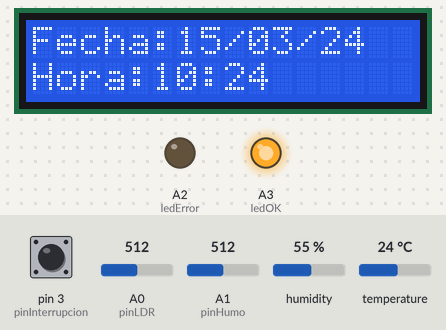
This sketch was run on a simulated Arduino Uno, built with avr-gcc and run on an emulated ATmega328P. Parts: 16×2 character LCD, output pins drawn as LEDs (lit = HIGH). The inputs (shaded band) are chosen by the test bench; at power-on: A1 (pinHumo) = 512, pin 3 (pinInterrupcion) LOW, A0 (pinLDR) = 512, humidity 55 %, temperature 24 °C. The local clock reads 2024-03-15 10:24:30 at power-on unless the sketch sets it; storage starts empty; what the sketch prints to the serial monitor is not drawn.

Above: at 1.3 s.
1.4 s: A1 (pinHumo) set to 992
At 9.6 s:
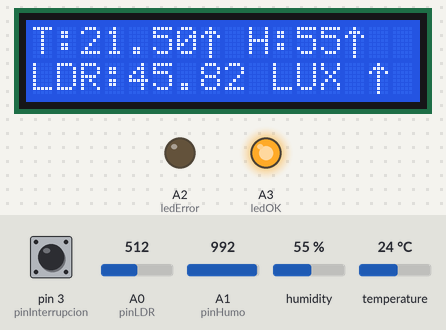
15.4 s: A1 (pinHumo) set to 716
At 18.0 s:
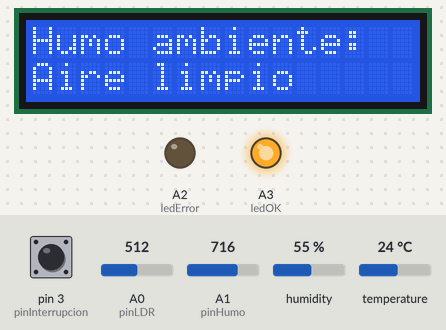
26.4 s: A1 (pinHumo) set to 992
40.4 s: pin 3 (pinInterrupcion) pulled HIGH for 1 s
At 42.4 s:
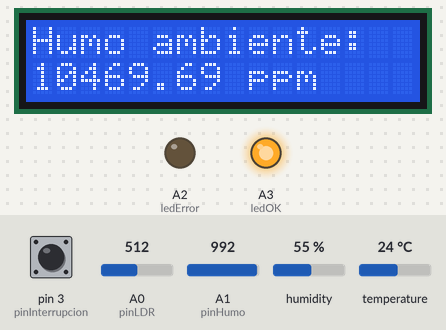
At 50.4 s:
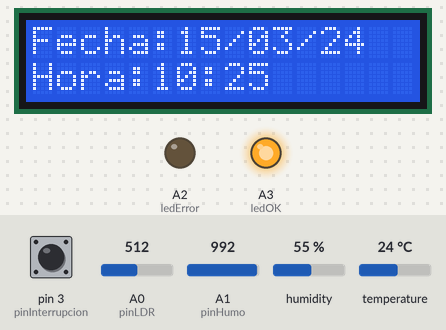
51.3 s: A1 (pinHumo) set to 306
65.3 s: pin 3 (pinInterrupcion) pulled HIGH for 3.2 s
Timing chart, 0 to 68.3 s (numbered marks = the images above; inputs shaded):
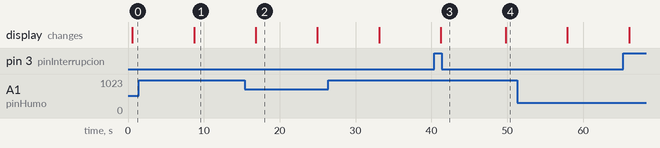

Measured:
- after the input at 15.4 s, the display: changes after 1.4 s (image 2)
- what the display in image 2 shows lasts 8.2 s, from 16.8 s to 25.0 s

The sketch:

estacionmonitoreo.ino
```cpp
//  PROYECTO: ESTACIÓN DE MONITOREO AMBIENTAL
//  Grupo 4
//  Integrantes: Arana Braian, Leal Felipe, Romero Ivan, Trujillo Juan
#include <LiquidCrystal_I2C.h>  //Libreria display 11602 I2C
#include <Wire.h>               //Complemento para I2C
#include <RTClib.h>             //Libreria del reloj RTC
#include <dht.h>                //Libreria del sensor DHT11
#include <SD.h>                 //Libreria de la SD
#include <SPI.h>                //Complemento de la libreria SD
#include <LowPower.h>           //Libreria modo sleep

//Constantes
const int REF_RESISTANCE = 9960;
const long LUX_CALC_SCALAR = 12518931;
const float LUX_CALC_EXPONENT = -1.360;
const float RCarga = 5.0;
const float AlimentacionArduino = 5.0;
const float RoValorAire = 22.20;

//Pines
byte pinDHT = 9;
byte pinCorte = 8;
int pinLDR = A0;
int pinHumo = A1;
int ledError = A2;
int ledOK = A3;
byte pinInterrupcion = 3;

//Variables
byte estadoInterrupcion = 0;
bool interrupcion = false;
int lecturaDHT = 0;
int lecturaLdr = 0;
int lecturaHumo = 0;
float luxPasado = 0;
float temp = 0.0;
float tempPasado = 0.0;
float hum = 0.0;
float humPasado = 0.0;
float voltajeResistencia = 0.0;
float voltajeLdr = 0.0;
float resistenciaLdr = 0.0;
float lux = 0.0;
float ppm = 0.0;
byte menu = 0;
byte tendenciaLux;
byte tendenciaTemp;
byte tendenciaHum;

//Cadenas
String fecha = "";
String dia = "";
String mes = "";
String year = "";
String hora = "";
String minutos = "";
String segundos = "";

//Fecha de tendencia
byte flechaArriba[8] = {
  B00100,
  B01110,
  B10101,
  B00100,
  B00100,
  B00100,
  B00100,
  B00100
};
byte flechaAbajo[8] = {
  B00100,  //   *
  B00100,  //   *
  B00100,  //   *
  B00100,  //   *
  B00100,  //   *
  B10101,  // * * *
  B01110,  //  ***
  B00100   //   *
};
byte flechaDerecha[8] = {
  B00100,  //   *
  B00010,  //    *
  B00001,  //     *
  B11111,  // *****
  B00001,  //     *
  B00010,  //    *
  B00100,  //   *
  B00000   //
};

//SD modulo CS-10 SCK-13 MOSI-11 MISO-12

RTC_DS3231 rtc;                      //Objeto para el reloj RTC
LiquidCrystal_I2C lcd(0x27, 16, 2);  //Objeto para display LCD
dht DHT;                             //Objeto para sensor DHT
File myFile;                         //Objeto para archivo SD

void setup() {
  // RtcDateTime cdt = RtcDateTime(__DATE__, __TIME__);//Funcion para calibrar hora
  // Rtc.SetDateTime(cdt);
  pinMode(pinLDR, INPUT);
  pinMode(pinDHT, INPUT);
  pinMode(pinInterrupcion, INPUT);
  pinMode(pinHumo, INPUT);
  pinMode(ledError, OUTPUT);
  pinMode(ledOK, OUTPUT);
  rtc.begin();
  lcd.init();
  lcd.backlight();

  Serial.println("Inicializando SD");

  if (!SD.begin(10)) {
    Serial.println("Inicializacion Fallida!");
    digitalWrite(ledError, HIGH);
    lcd.clear();
    lcd.home();
    lcd.print("SD ERROR");
    while (1)
      ;
  }
  digitalWrite(ledOK, HIGH);
  lcd.createChar(0, flechaArriba);  //Se crea los caracteres para las flechas de tendencia
  lcd.createChar(1, flechaAbajo);
  lcd.createChar(2, flechaDerecha);
  Serial.begin(9600);
}

void loop() {

  Serial.flush();
  lecturaLuz();  //Funcion lectura de luz
  delay(100);
  lecturaTempHum();  //Funcion lectura de temperatura y humedad
  delay(100);
  ppm = obtenerPPM(obtenerRs());  //Funcion que retorna el valor en ppm
  delay(100);

  obtenerFechaHora();     //Funcion para obtener la fecha y hora
  guardarSD(false);       //Funcion para guardar los datos en la SD
  imprimirSerial(false);  //Funcion para imprimir por HC05
  delay(100);

  for (int i = 0; i < 74; i++) {  //Ciclo donde el arduino se pone en sleep cada 8 seg durante 10min
    mostrarDatosLCD();//Funcion que muestra los datos en el display
    delay(100);
    estadoInterrupcion = digitalRead(pinInterrupcion);
    if (estadoInterrupcion == HIGH) {
      interrupcion = true;
    }
    if (interrupcion == true) {
      evento();
      delay(100);
      interrupcion = false;
    }
    LowPower.powerDown(SLEEP_8S, ADC_OFF, BOD_OFF);
  }
}

void mostrarDatosLCD() {
  //LCD 16x2
  switch (menu) {
    case 0:
      lcd.clear();
      lcd.home();
      lcd.print("Fecha:");
      lcd.print(dia);
      lcd.print("/");
      lcd.print(mes);
      lcd.print("/");
      lcd.print(year);
      lcd.setCursor(0, 1);
      lcd.print("Hora:");
      lcd.print(hora);
      lcd.print(":");
      lcd.print(minutos);
      break;
    case 1:
      lcd.home();
      lcd.clear();
      lcd.print("T:");
      lcd.print(temp);
      lcd.write(tendenciaLux);
      lcd.setCursor(9, 0);
      lcd.print("H:");
      lcd.print(hum, 0);
      lcd.write(tendenciaHum);
      if (lux < 0.0 || lux > 10000.0) {
        lcd.setCursor(0, 1);
        lcd.print("LDR:");
        lcd.print("FR");
        lecturaLuz();
      } else {
        lcd.setCursor(0, 1);
        lcd.print("LDR:");
        lcd.print(lux);
        lcd.print(" LUX ");
        lcd.write(tendenciaLux);
      }
      break;
    case 2:
      lcd.home();
      lcd.clear();
      lcd.print("Humo ambiente:");
      lcd.setCursor(0, 1);
      ppm = obtenerPPM(obtenerRs());
      if (ppm < 200) {
        lcd.print("Aire limpio");
      } else {
        lcd.print(ppm);
        lcd.print(" ppm");
      }
      break;
    default:
      break;
  }
  if (menu >= 2) {
    menu = 0;
  } else {
    menu++;
  }
}

String convertirEntero(String variable) {
  if (variable.length() == 1) {
    variable = "0" + variable;
  }
  return variable;
}

void evento() {  //Funcion evento que se ejecuta cuando hay una interrupcion
  delay(300);
  Serial.println("EVENTO");
  lecturaLuz();
  lecturaTempHum();
  ppm = obtenerPPM(obtenerRs());

  obtenerFechaHora();
  imprimirSerial(true);
  guardarSD(true);
}

void obtenerFechaHora() {
  DateTime fecha = rtc.now();  //Se obtiene la cadena de la hora actual, y se empieza a separar para convertir en String

  dia = String(fecha.day());
  mes = String(fecha.month());
  year = String(fecha.year());
  hora = String(fecha.hour());
  minutos = String(fecha.minute());
  segundos = String(fecha.second());

  year = year.substring(2);  //Se elimina 2 caracteres del año

  segundos = convertirEntero(segundos);  //Funcion para agregar un 0 a la fecha y hora
  minutos = convertirEntero(minutos);
  hora = convertirEntero(hora);
  mes = convertirEntero(mes);
  dia = convertirEntero(dia);
}

void guardarSD(bool e) {
  fecha = dia + "-" + mes + "-" + year + ".csv";  //Se crea archivo .csv con la fecha actual
  if (SD.exists(fecha)) {                         //Si el archivo existe se abre, sino se crea el encabezado
    myFile = SD.open(fecha, FILE_WRITE);
  } else {
    myFile = SD.open(fecha, FILE_WRITE);
    myFile.print("timestamp");
    myFile.print(";");
    myFile.print("temp_c");
    myFile.print(";");
    myFile.print("hum");
    myFile.print(";");
    myFile.print("light");
    myFile.print(";");
    myFile.print("CO PPM");
    myFile.print(";");
    myFile.print("event");
    myFile.println(";");
  }
  if (myFile) {  //Imprime todos las mediciones en la SD
    myFile.print(dia);
    myFile.print("/");
    myFile.print(mes);
    myFile.print("/");
    myFile.print(year);
    myFile.print(" ");
    myFile.print(hora);
    myFile.print(":");
    myFile.print(minutos);
    myFile.print(":");
    myFile.print(segundos);
    myFile.print(";");
    myFile.print(temp);
    myFile.print(";");
    myFile.print(hum);
    myFile.print(";");
    myFile.print(lux);
    myFile.print(";");
    myFile.print(ppm);
    if (e == true) {  //Se imprime para determinar el evento
      myFile.print(";");
      myFile.print("evento");
      myFile.println(";");
    } else {
      myFile.println(";");
    }
    myFile.close();
  } else {
    Serial.println("Error abriendo el archivo");
    myFile.close();
  }
}

void imprimirSerial(bool e) {
  Serial.print(dia);
  Serial.print("/");
  Serial.print(mes);
  Serial.print("/");
  Serial.print(year);
  Serial.print(" ");
  Serial.print(hora);
  Serial.print(":");
  Serial.print(minutos);
  Serial.print(":");
  Serial.print(segundos);
  Serial.print(";");
  Serial.print(temp);
  Serial.print(";");
  Serial.print(hum);
  Serial.print(";");
  Serial.print(lux);
  Serial.print(";");
  Serial.print(ppm);
  if (e == true) {
    Serial.print(";");
    Serial.print("evento");
    Serial.println(";");
  } else {
    Serial.println(";");
  }
}

void lecturaLuz() {
  lecturaLdr = analogRead(pinLDR);                                    //Lee el valor analogico
  voltajeResistencia = (float)lecturaLdr / 1023.0 * 5.0;              //Se realiza calculo para obtener la tension
  voltajeLdr = 5.0 - voltajeResistencia;                              //Se resta para obtner la caida de tesion del LDR
  resistenciaLdr = voltajeLdr / voltajeResistencia * REF_RESISTANCE;  //Se obtiene la resistencia del LDR

  lux = LUX_CALC_SCALAR * pow(resistenciaLdr, LUX_CALC_EXPONENT);  //Se realiza el calculo para obtener la medicion el lux
  tendenciaLux = tendenciaParametros(luxPasado, lux);              //Funcion para mostrar la tendencia
  luxPasado = LUX_CALC_SCALAR * pow(resistenciaLdr, LUX_CALC_EXPONENT);
}

void lecturaTempHum() {
  //Lectura del sensor
  lecturaDHT = DHT.read11(pinDHT);

  //Medicion de temperatura
  temp = DHT.temperature - 2.5;  //Calculo aprox de la medicion de temperatura
  if (temp < 0.00 || temp > 50.0) {
    lecturaTempHum();
  }
  tendenciaTemp = tendenciaParametros(tempPasado, temp);
  tempPasado = DHT.temperature - 2.5;  //Calculo aprox de la medicion de temperatura
  //Medicion de humedad
  hum = DHT.humidity;
  tendenciaHum = tendenciaParametros(humPasado, hum);
  humPasado = DHT.humidity;
}

float obtenerRs() {
  lecturaHumo = analogRead(pinHumo);
  float Vout = (float)lecturaHumo * (AlimentacionArduino / 1024.0);  //Se obtiene el voltaje del sensor
  return (RCarga * AlimentacionArduino / Vout) - RCarga;
}

float obtenerPPM(float RsRoratio) {
  float logRsRo = log10(RsRoratio);                  //Se hace el log en base 10 del retorno de la funcion obtenerRS()
  float ppm = pow(10, (logRsRo - 0.90) / (-0.421));  //Se realiza el calculo para obtener medicion en ppm
  // El MQ-2 no mide bien por debajo de 200 ppm, se considera aire limpio.
  return ppm;
}

byte tendenciaParametros(float pasado, float actual) {
  if (pasado == actual) {  //Compara el valor anterio y el actual para determinar la flecha de tendencia
    return byte(2);
  } else if (pasado < actual) {
    return byte(0);
  } else {
    return byte(1);
  }
}
```
